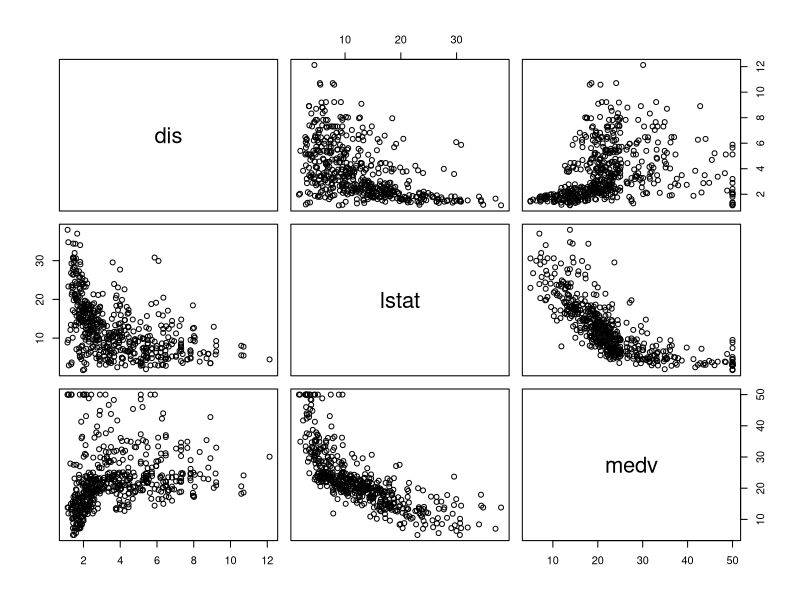
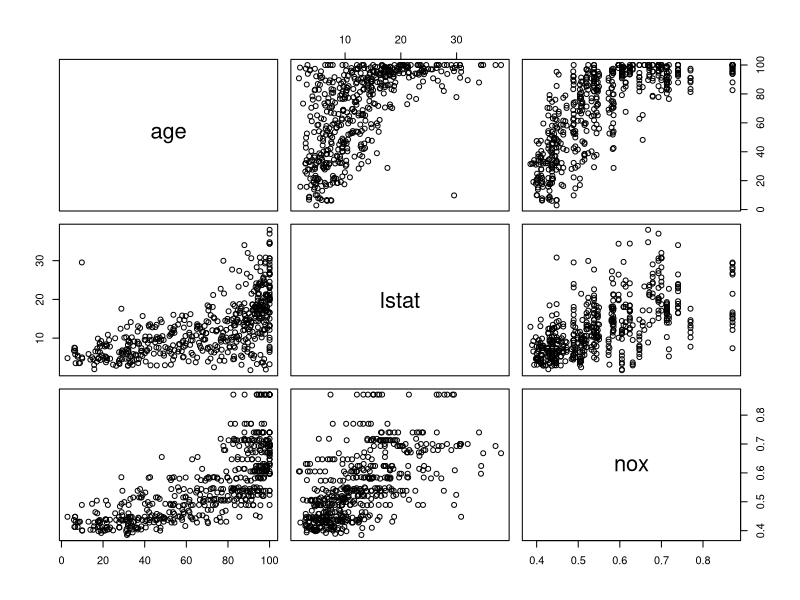
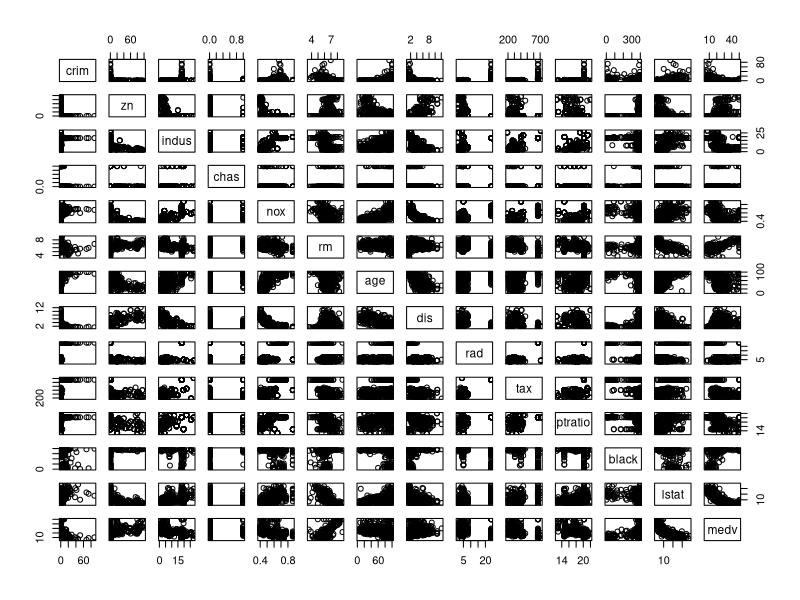
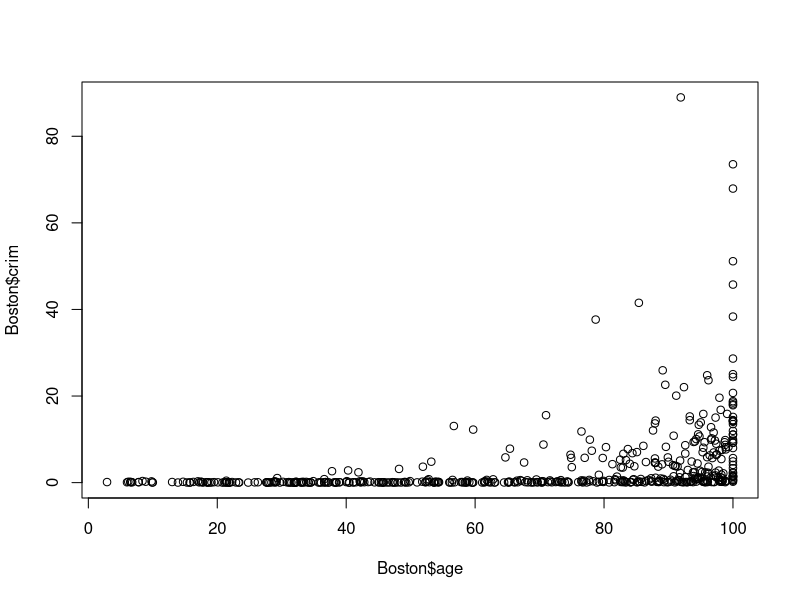
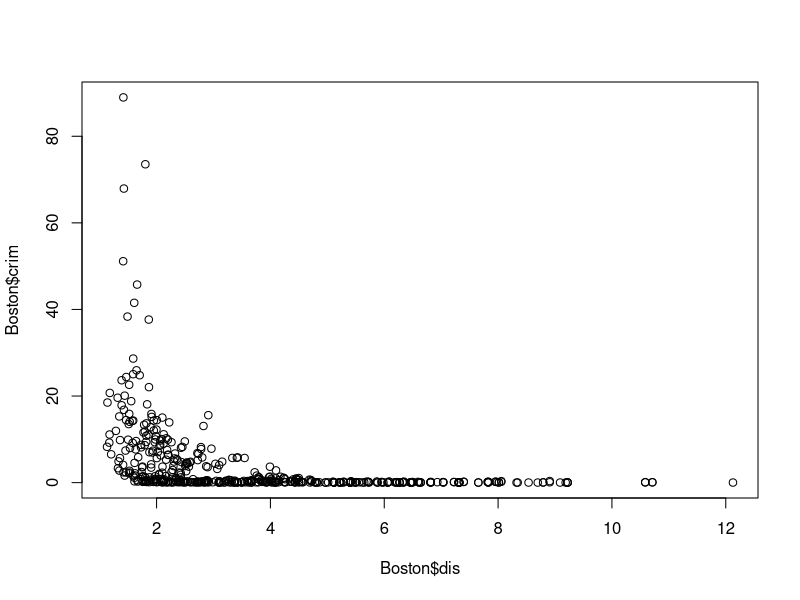
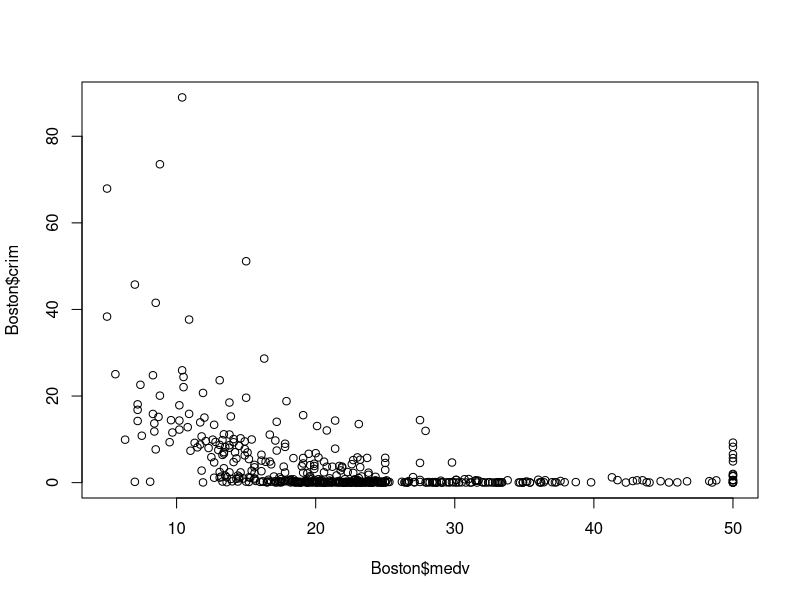
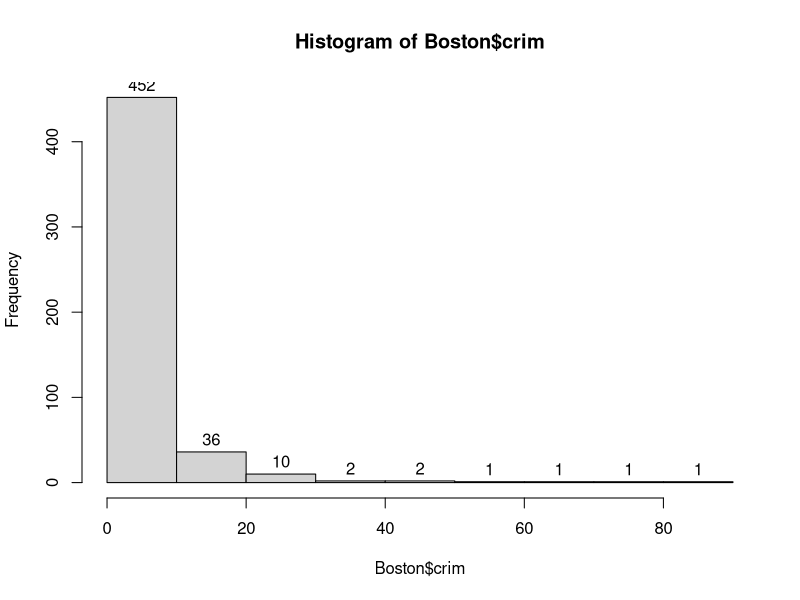
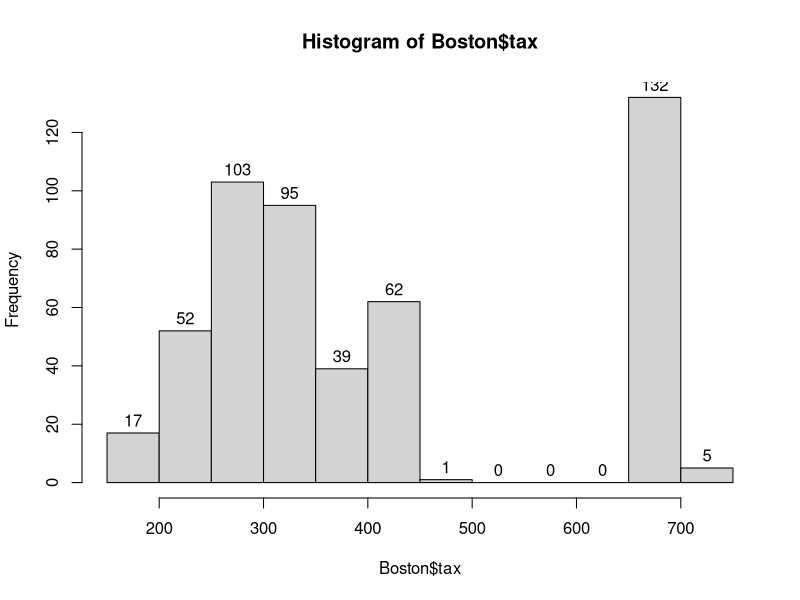

These figures' R source, in order:
## ---- chunk 1
library(MASS)
data(Boston)
## ---- chunk 2
pairs(~dis + lstat + medv, Boston)
pairs(~age + lstat + nox, Boston)

## ---- chunk 3
pairs(Boston)
plot(Boston$age, Boston$crim)
plot(Boston$dis, Boston$crim)
plot(Boston$medv, Boston$crim)

## ---- chunk 4

hc <- hist(Boston$crim)
hc
text(hc$mids,hc$counts,labels=hc$counts, adj=c(0.5, -0.5))
range(Boston$crim)
ht <- hist(Boston$tax)
ht
text(ht$mids,ht$counts,labels=ht$counts, adj=c(0.5, -0.5))
range(Boston$tax)
hp <- hist(Boston$ptratio)
hp
text(hp$mids,hp$counts,labels=hp$counts, adj=c(0.5, -0.5))
range(Boston$ptratio)

## ---- chunk 5
hist(Boston$chas)
table(Boston$chas)
## ---- chunk 6
summary(Boston$ptratio)
## ---- chunk 7
plot(Boston$crim, Boston$medv)
plot(Boston$lstat, Boston$medv)
plot(Boston$black, Boston$medv)
